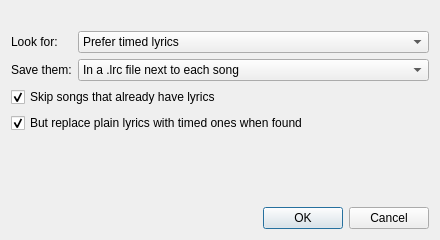
<?xml version="1.0" encoding="UTF-8"?>
<ui version="4.0">
 <class>autoLyricsDialog</class>
 <widget class="QDialog" name="autoLyricsDialog">
  <property name="geometry">
   <rect>
    <x>0</x>
    <y>0</y>
    <width>440</width>
    <height>240</height>
   </rect>
  </property>
  <property name="windowTitle">
   <string>Find Lyrics</string>
  </property>
  <layout class="QVBoxLayout" name="autoLyricsLayout">
   <item>
    <widget class="QLabel" name="autoLyricsCountLabel">
     <property name="wordWrap">
      <bool>true</bool>
     </property>
    </widget>
   </item>
   <item>
    <layout class="QFormLayout" name="autoLyricsForm">
     <item row="0" column="0">
      <widget class="QLabel" name="autoLyricsPreferenceLabel">
       <property name="text">
        <string>Look for:</string>
       </property>
      </widget>
     </item>
     <item row="0" column="1">
      <widget class="QComboBox" name="autoLyricsPreference">
       <property name="toolTip">
        <string>Timed lyrics follow the song in Now Playing.</string>
       </property>
       <item><property name="text"><string>Prefer timed lyrics</string></property></item>
       <item><property name="text"><string>Only timed lyrics</string></property></item>
       <item><property name="text"><string>Prefer plain lyrics</string></property></item>
       <item><property name="text"><string>Only plain lyrics</string></property></item>
      </widget>
     </item>
     <item row="1" column="0">
      <widget class="QLabel" name="autoLyricsSaveToLabel">
       <property name="text">
        <string>Save them:</string>
       </property>
      </widget>
     </item>
     <item row="1" column="1">
      <widget class="QComboBox" name="autoLyricsSaveTo">
       <item><property name="text"><string>In a .lrc file next to each song</string></property></item>
       <item><property name="text"><string>Inside each song (embedded)</string></property></item>
      </widget>
     </item>
     <item row="2" column="0" colspan="2">
      <widget class="QCheckBox" name="autoLyricsSkipExisting">
       <property name="toolTip">
        <string>Songs with a .lrc file or lyrics inside are left alone.</string>
       </property>
       <property name="text">
        <string>Skip songs that already have lyrics</string>
       </property>
       <property name="checked">
        <bool>true</bool>
       </property>
      </widget>
     </item>
     <item row="3" column="0" colspan="2">
      <widget class="QCheckBox" name="autoLyricsUpgrade">
       <property name="toolTip">
        <string>Songs with plain lyrics are looked up again, for timed lyrics only. Found ones replace the plain lyrics where those are (the .lrc file or inside the song); otherwise the song is left alone.</string>
       </property>
       <property name="text">
        <string>But replace plain lyrics with timed ones when found</string>
       </property>
       <property name="checked">
        <bool>true</bool>
       </property>
      </widget>
     </item>
    </layout>
   </item>
   <item>
    <spacer name="autoLyricsSpacer">
     <property name="orientation">
      <enum>Qt::Orientation::Vertical</enum>
     </property>
     <property name="sizeHint" stdset="0">
      <size>
       <width>20</width>
       <height>10</height>
      </size>
     </property>
    </spacer>
   </item>
   <item>
    <widget class="QDialogButtonBox" name="autoLyricsButtonBox">
     <property name="standardButtons">
      <set>QDialogButtonBox::StandardButton::Cancel|QDialogButtonBox::StandardButton::Ok</set>
     </property>
    </widget>
   </item>
  </layout>
 </widget>
 <resources/>
 <connections/>
</ui>
